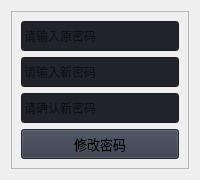
                     <widget class="QWidget" name="pwd_change_page">
                      <layout class="QHBoxLayout" name="horizontalLayout_6">
                       <item>
                        <widget class="QFrame" name="frame_2">
                         <property name="frameShape">
                          <enum>QFrame::StyledPanel</enum>
                         </property>
                         <property name="frameShadow">
                          <enum>QFrame::Raised</enum>
                         </property>
                         <layout class="QGridLayout" name="gridLayout_5">
                          <item row="0" column="0">
                           <widget class="QLineEdit" name="pwd_current">
                            <property name="minimumSize">
                             <size>
                              <width>0</width>
                              <height>30</height>
                             </size>
                            </property>
                            <property name="styleSheet">
                             <string notr="true">background-color: rgb(33, 37, 43);</string>
                            </property>
                            <property name="text">
                             <string/>
                            </property>
                            <property name="placeholderText">
                             <string>请输入原密码</string>
                            </property>
                           </widget>
                          </item>
                          <item row="1" column="0">
                           <widget class="QLineEdit" name="pwd_new">
                            <property name="minimumSize">
                             <size>
                              <width>0</width>
                              <height>30</height>
                             </size>
                            </property>
                            <property name="styleSheet">
                             <string notr="true">background-color: rgb(33, 37, 43);</string>
                            </property>
                            <property name="text">
                             <string/>
                            </property>
                            <property name="placeholderText">
                             <string>请输入新密码</string>
                            </property>
                           </widget>
                          </item>
                          <item row="2" column="0">
                           <widget class="QLineEdit" name="pwd_new_check">
                            <property name="minimumSize">
                             <size>
                              <width>0</width>
                              <height>30</height>
                             </size>
                            </property>
                            <property name="styleSheet">
                             <string notr="true">background-color: rgb(33, 37, 43);</string>
                            </property>
                            <property name="text">
                             <string/>
                            </property>
                            <property name="placeholderText">
                             <string>请确认新密码</string>
                            </property>
                           </widget>
                          </item>
                          <item row="3" column="0">
                           <widget class="QPushButton" name="btn_pwd_change_confirm">
                            <property name="minimumSize">
                             <size>
                              <width>150</width>
                              <height>30</height>
                             </size>
                            </property>
                            <property name="font">
                             <font>
                              <family>Segoe UI</family>
                              <pointsize>10</pointsize>
                              <italic>false</italic>
                              <bold>false</bold>
                             </font>
                            </property>
                            <property name="cursor">
                             <cursorShape>PointingHandCursor</cursorShape>
                            </property>
                            <property name="styleSheet">
                             <string notr="true">background-color: rgb(52, 59, 72);</string>
                            </property>
                            <property name="text">
                             <string>修改密码</string>
                            </property>
                            <property name="icon">
                             <iconset resource="resources.qrc">
                              <normaloff>:/icons/images/icons/cil-pencil.png</normaloff>:/icons/images/icons/cil-pencil.png</iconset>
                            </property>
                           </widget>
                          </item>
                         </layout>
                        </widget>
                       </item>
                      </layout>
                     </widget>
